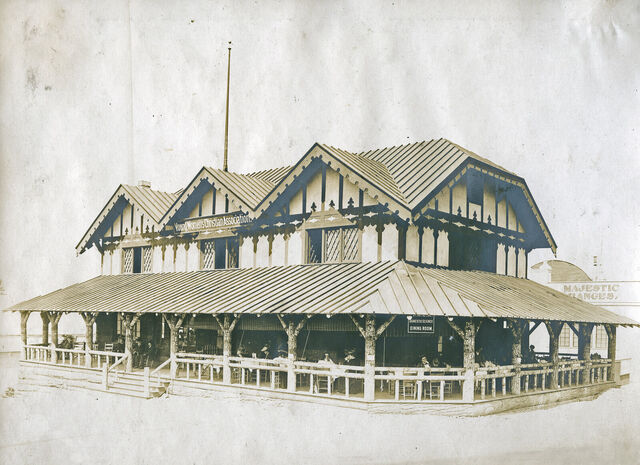
#> input picture thumbs/mcl-jwpic-000109.jpg, 640 x 465 px
$ python relief_finish.py ../../thumbs/mcl-jwpic-000109.jpg
#> lines starting #> are read from the running program, lines starting #| are printed output that depends on the picture
r"""Finish a relief render for publishing: draw a clean double border over its edges, in the style of the printed
ones (a thick rule at the edge and a thin rule just inside it).

    python scripts/figures/relief_finish.py <render.png|jpg> [out.png|jpg] [--colour=222,230,236]
        [--flat=<flat render> --fade=build/relief/<id>/fade.png]
        [--mark=build/relief/<id>/relief.json --label="Title|subtitle" --label-at=0.22,0.86 --leader=0]

With --flat/--fade, the relief render is first blended into a flat render of the same sheet and light (relief_render
--flat 1) by the fade mask, so the relief dissolves into the paper at the edge of the surveyed ground.

Give a .png out for the published master: it is written lossless, with a progressive web JPEG (quality 90) beside it.

Sizes are fractions of the image width, so they scale with the render: thick rule 0.9%, gap 0.45%, thin rule 0.15%.
"""
import sys
from pathlib import Path

import cv2
import numpy as np

args = [a for a in sys.argv[1:] if not a.startswith("--")]
src = Path(args[0])
dst = Path(args[1]) if len(args) > 1 else src.with_name(src.stem + "-framed.jpg")
colour = (222, 230, 236)
for a in sys.argv[1:]:
    if a.startswith("--colour="):
        colour = tuple(int(v) for v in a.split("=", 1)[1].split(","))   # noqa: E501
img = cv2.imread(str(src), cv2.IMREAD_COLOR)
#> img is the input picture: shape (465, 640, 3); mean B, G, R 186.8, 195.1, 195.4
h, w = img.shape[:2]
#> h = 465; w = 640
opts = dict(a.split("=", 1) for a in sys.argv[1:] if a.startswith("--") and "=" in a)
if "--flat" in opts:                                         # fade the relief into the flat render at the footprint edge
    flat = cv2.resize(cv2.imread(opts["--flat"], cv2.IMREAD_COLOR), (w, h), interpolation=cv2.INTER_AREA)
    m = cv2.resize(cv2.imread(opts["--fade"], cv2.IMREAD_GRAYSCALE), (w, h), interpolation=cv2.INTER_LINEAR)
    m = (m.astype(np.float32) / 255)[..., None]
    img = (flat * (1 - m) + img * m).round().astype(np.uint8)
bgr = colour[::-1]
if "--mark" in opts:                                         # outline a feature in red and label it with a leader line
    import json
    from PIL import Image, ImageDraw, ImageFont
    mk = json.loads(Path(opts["--mark"]).read_text())["mark"]
    pil = Image.fromarray(img[..., ::-1])
    dr = ImageDraw.Draw(pil)
    red, halo = (190, 30, 30), (255, 250, 240)
    lw = max(2, round(w * 0.0022))
    pts_all = [(x * w, y * h) for line in mk["lines"] for x, y in line]
    xs, ys = [p[0] for p in pts_all], [p[1] for p in pts_all]
    cx, cy = (min(xs) + max(xs)) / 2, (min(ys) + max(ys)) / 2
    rx, ry = (max(xs) - min(xs)) * 0.95 + w * 0.012, (max(ys) - min(ys)) * 0.95 + w * 0.012   # a loose ring around it
    for wd, col in ((2 * lw + 4, halo), (2 * lw, red)):          # the ring at twice the line weight
        dr.ellipse([cx - rx, cy - ry, cx + rx, cy + ry], outline=col, width=wd)
    r = (rx + ry) / 2
    lx, ly = (float(v) * s for v, s in zip(opts.get("--label-at", "0.22,0.86").split(","), (w, h)))
    text = opts.get("--label", "")
    size = round(w * 0.022)
    font = ImageFont.truetype("C:/Windows/Fonts/georgiab.ttf", size)
    small = ImageFont.truetype("C:/Windows/Fonts/georgiai.ttf", round(size * 0.72))
    title, _, sub = text.partition("|")
    # leader from the label to the ring's edge
    d = np.hypot(cx - lx, cy - ly)
    ux, uy = (lx - cx) / d, (ly - cy) / d                    # the leader stops at the ellipse
    k = 1 / np.hypot(ux / rx, uy / ry)
    ex, ey = cx + ux * k, cy + uy * k
    if opts.get("--leader", "1") != "0":
        dr.line([(lx, ly), (ex, ey)], fill=halo, width=lw + 4)
        dr.line([(lx, ly), (ex, ey)], fill=red, width=lw)
    bx = dr.textbbox((0, 0), title, font=font)
    sb = dr.textbbox((0, 0), sub, font=small) if sub else (0, 0, 0, 0)
    tw, th = max(bx[2], sb[2]), bx[3] + (sb[3] + size * 0.35 if sub else 0)
    pad = size * 0.45
    x0 = lx - tw - pad * 2 if lx > cx else lx
    y0 = ly - th / 2 - pad
    dr.rounded_rectangle([x0, y0, x0 + tw + pad * 2, y0 + th + pad * 2], radius=pad * 0.6, fill=halo, outline=red,
                         width=lw)
    dr.text((x0 + pad, y0 + pad), title, font=font, fill=red)
    if sub:
        dr.text((x0 + pad, y0 + pad + bx[3] + size * 0.35), sub, font=small, fill=(90, 40, 30))
    img = np.asarray(pil)[..., ::-1].copy()
thick, gap, thin = (max(1, round(f * w)) for f in (0.009, 0.0045, 0.0015))
#> thick = 6; gap = 3; thin = 1
out = img.copy()
cv2.rectangle(out, (0, 0), (w - 1, h - 1), bgr, thickness=2 * thick)            # half of it falls outside the image
i = thick + gap
#> i = 9
cv2.rectangle(out, (i, i), (w - 1 - i, h - 1 - i), bgr, thickness=thin, lineType=cv2.LINE_AA)
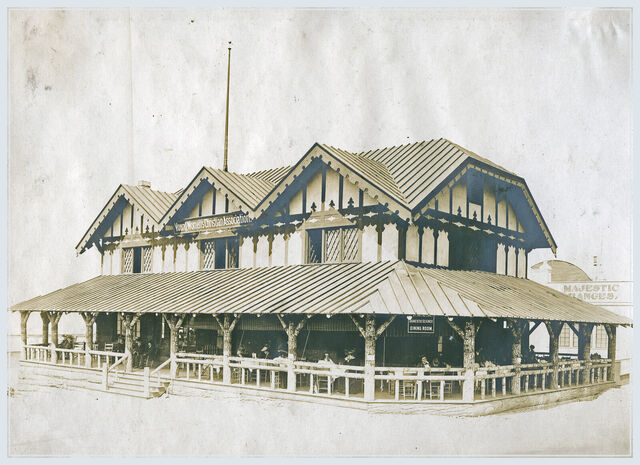
#> out: shape (465, 640, 3); mean B, G, R 188.5, 196, 195.8
# rules printed on paper are slightly soft: blend them in a touch
mask = cv2.GaussianBlur((np.abs(out.astype(int) - img.astype(int)).sum(axis=2) > 0).astype(np.float32), (0, 0), 0.6)
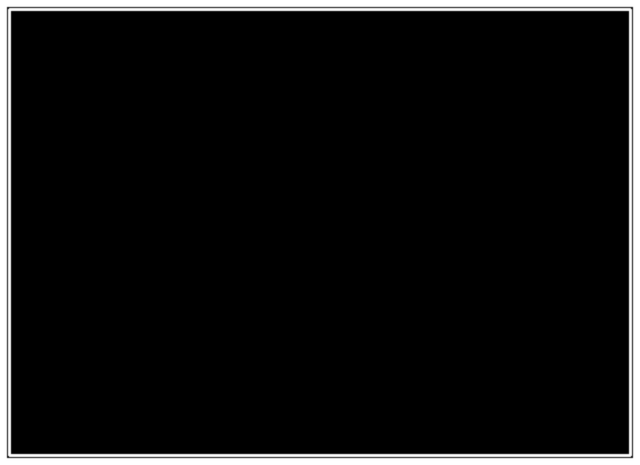
#> mask: shape (465, 640) float32; min 0, max 1, mean 0.0728
out = (img * (1 - mask[..., None]) + out * mask[..., None]).astype(np.uint8)
if dst.suffix.lower() == ".png":                             # the master, lossless, plus a web JPEG beside it
    cv2.imwrite(str(dst), out, [cv2.IMWRITE_PNG_COMPRESSION, 6])
    web = dst.with_suffix(".jpg")
    cv2.imwrite(str(web), out, [cv2.IMWRITE_JPEG_QUALITY, 90, cv2.IMWRITE_JPEG_PROGRESSIVE, 1])
    print("framed", dst, "and", web, w, h)
else:
    cv2.imwrite(str(dst), out, [cv2.IMWRITE_JPEG_QUALITY, 92])
    print("framed", dst, w, h)
#| framed ../../thumbs/mcl-jwpic-000109-framed.jpg 640 465

$ run again, on thumbs/mcl-jwpic-000152.jpg
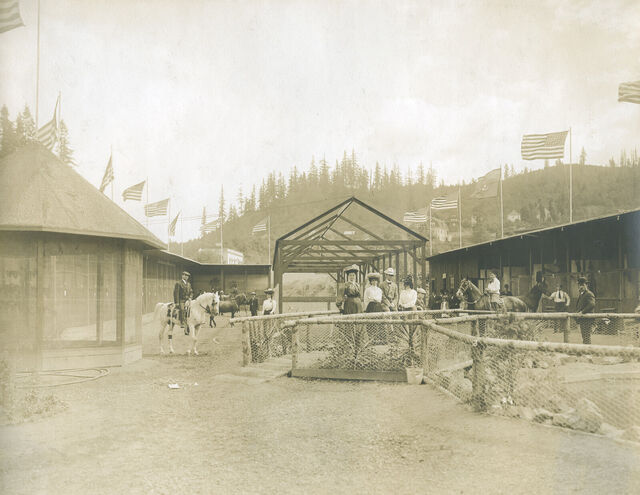
#> input picture thumbs/mcl-jwpic-000152.jpg, 640 x 495 px
#> img is the input picture: shape (495, 640, 3); mean B, G, R 173.2, 193.5, 198.5
#> `cv2.rectangle(out, (i, i), (w - 1 - i, h - 1 - i), bgr, thickness=thin..`:
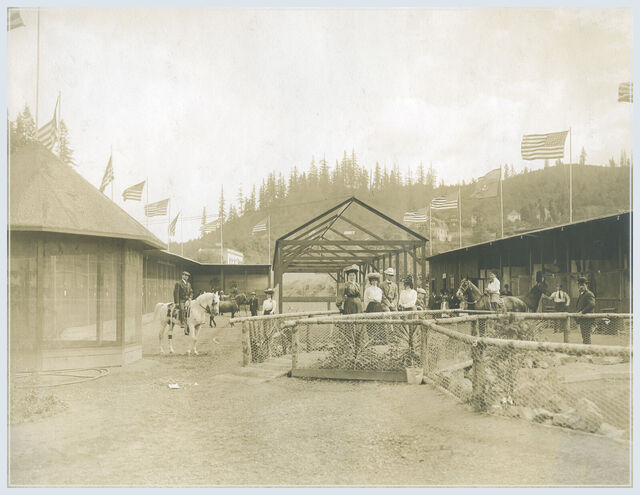
#> out: shape (495, 640, 3); mean B, G, R 176.7, 195.4, 199.6
#> `mask = cv2.GaussianBlur((np.abs(out.astype(int) - img.astype(int)).sum..`:
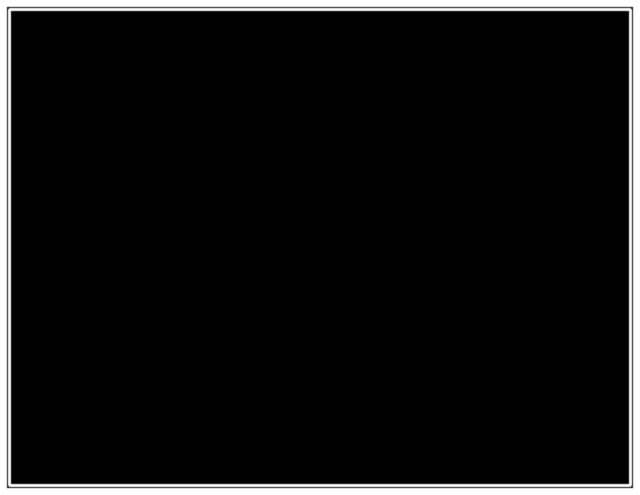
#> mask: shape (495, 640) float32; min 0, max 1, mean 0.0703
#| framed ../../thumbs/mcl-jwpic-000152-framed.jpg 640 495

$ run again, on thumbs/mcl-jwpic-000159.jpg
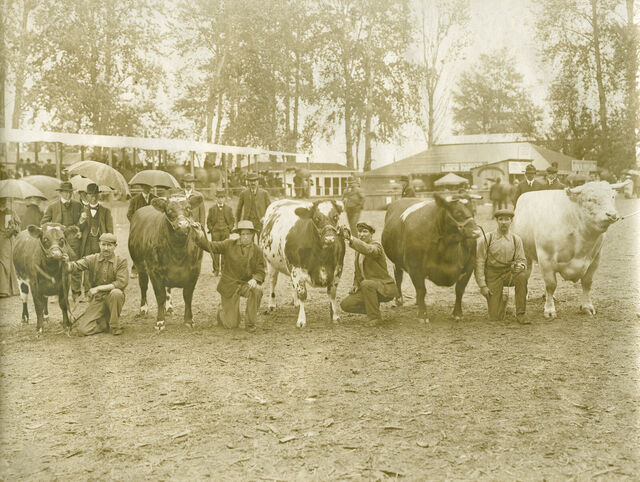
#> input picture thumbs/mcl-jwpic-000159.jpg, 640 x 482 px
#> img is the input picture: shape (482, 640, 3); mean B, G, R 133, 173.3, 183.4
#> `cv2.rectangle(out, (i, i), (w - 1 - i, h - 1 - i), bgr, thickness=thin..`:
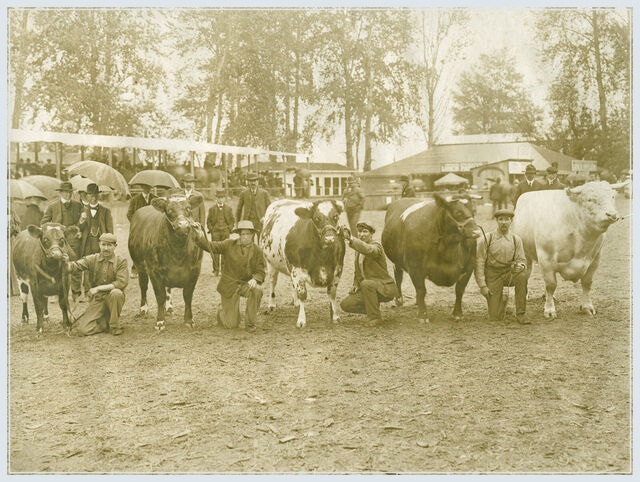
#> out: shape (482, 640, 3); mean B, G, R 138, 175.8, 184.9
#> `mask = cv2.GaussianBlur((np.abs(out.astype(int) - img.astype(int)).sum..`:
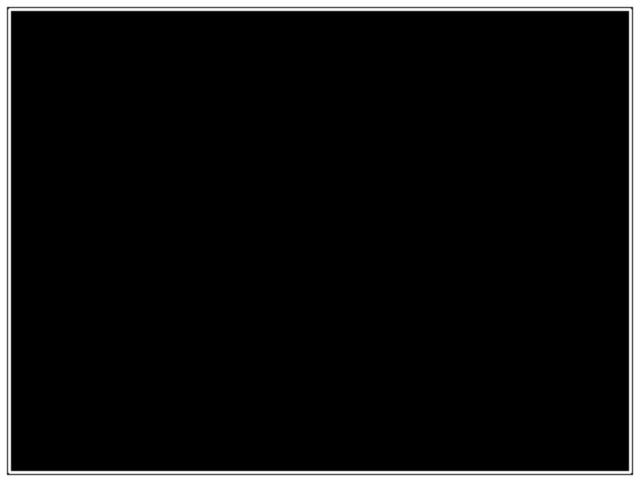
#> mask: shape (482, 640) float32; min 0, max 1, mean 0.0714
#| framed ../../thumbs/mcl-jwpic-000159-framed.jpg 640 482

$ run again, on thumbs/mcl-jwpic-000167.jpg
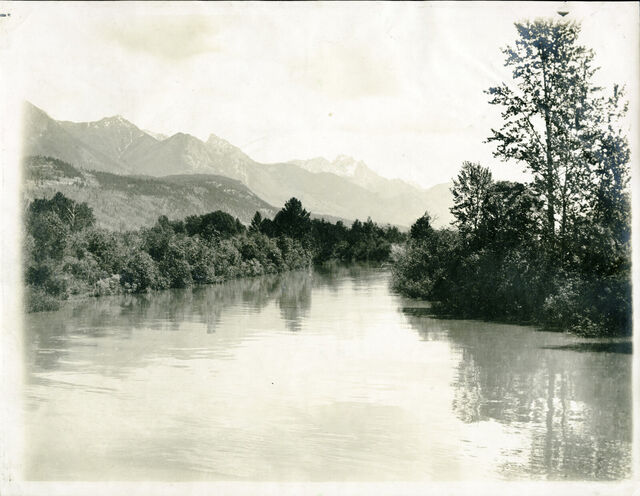
#> input picture thumbs/mcl-jwpic-000167.jpg, 640 x 496 px
#> img is the input picture: shape (496, 640, 3); mean B, G, R 177.1, 189.3, 187.7
#> `cv2.rectangle(out, (i, i), (w - 1 - i, h - 1 - i), bgr, thickness=thin..`:
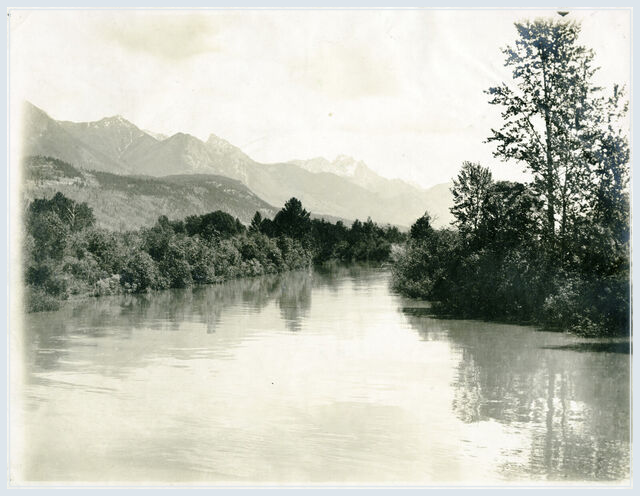
#> out: shape (496, 640, 3); mean B, G, R 177.6, 189.1, 186.9
#> `mask = cv2.GaussianBlur((np.abs(out.astype(int) - img.astype(int)).sum..`:
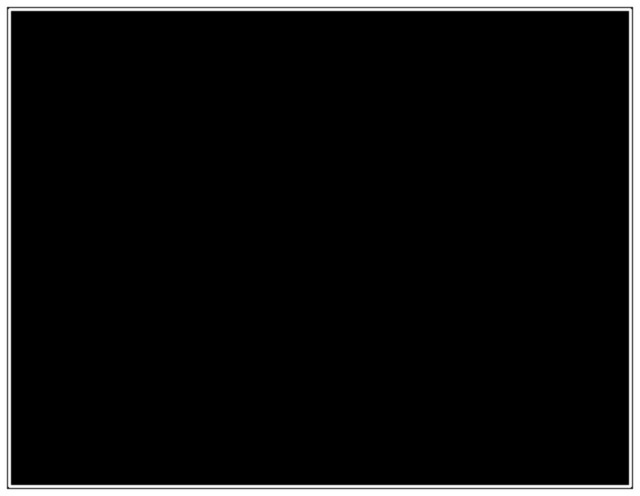
#> mask: shape (496, 640) float32; min 0, max 1, mean 0.0702
#| framed ../../thumbs/mcl-jwpic-000167-framed.jpg 640 496
